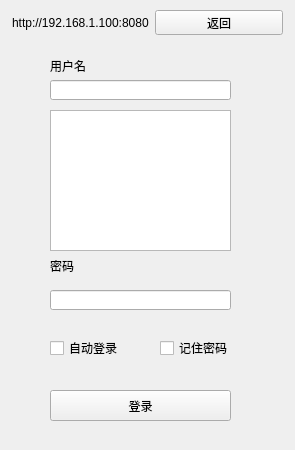
<?xml version="1.0" encoding="UTF-8"?>
<ui version="4.0">
 <class>Form</class>
 <widget class="QWidget" name="Form">
  <property name="geometry">
   <rect>
    <x>0</x>
    <y>0</y>
    <width>295</width>
    <height>450</height>
   </rect>
  </property>
  <property name="windowTitle">
   <string>Form</string>
  </property>
  <widget class="QLabel" name="label">
   <property name="geometry">
    <rect>
     <x>50</x>
     <y>60</y>
     <width>54</width>
     <height>12</height>
    </rect>
   </property>
   <property name="text">
    <string>用户名</string>
   </property>
  </widget>
  <widget class="QLineEdit" name="lineEdit">
   <property name="geometry">
    <rect>
     <x>50</x>
     <y>80</y>
     <width>181</width>
     <height>20</height>
    </rect>
   </property>
  </widget>
  <widget class="QListWidget" name="listWidget">
   <property name="geometry">
    <rect>
     <x>50</x>
     <y>110</y>
     <width>181</width>
     <height>141</height>
    </rect>
   </property>
  </widget>
  <widget class="QLabel" name="label_2">
   <property name="geometry">
    <rect>
     <x>50</x>
     <y>260</y>
     <width>54</width>
     <height>12</height>
    </rect>
   </property>
   <property name="text">
    <string>密码</string>
   </property>
  </widget>
  <widget class="QLineEdit" name="lineEdit_2">
   <property name="geometry">
    <rect>
     <x>50</x>
     <y>290</y>
     <width>181</width>
     <height>20</height>
    </rect>
   </property>
  </widget>
  <widget class="QPushButton" name="pushButton">
   <property name="geometry">
    <rect>
     <x>50</x>
     <y>390</y>
     <width>181</width>
     <height>31</height>
    </rect>
   </property>
   <property name="text">
    <string>登录</string>
   </property>
  </widget>
  <widget class="QCheckBox" name="checkBox">
   <property name="geometry">
    <rect>
     <x>50</x>
     <y>340</y>
     <width>71</width>
     <height>16</height>
    </rect>
   </property>
   <property name="text">
    <string>自动登录</string>
   </property>
   <property name="autoExclusive">
    <bool>false</bool>
   </property>
  </widget>
  <widget class="QCheckBox" name="checkBox_2">
   <property name="geometry">
    <rect>
     <x>160</x>
     <y>340</y>
     <width>71</width>
     <height>16</height>
    </rect>
   </property>
   <property name="text">
    <string>记住密码</string>
   </property>
   <property name="autoExclusive">
    <bool>false</bool>
   </property>
  </widget>
  <widget class="QWidget" name="">
   <property name="geometry">
    <rect>
     <x>12</x>
     <y>10</y>
     <width>271</width>
     <height>25</height>
    </rect>
   </property>
   <layout class="QHBoxLayout" name="horizontalLayout">
    <item>
     <widget class="QLabel" name="label_3">
      <property name="text">
       <string>http://192.168.1.100:8080</string>
      </property>
     </widget>
    </item>
    <item>
     <widget class="QPushButton" name="pushButton_2">
      <property name="text">
       <string>返回</string>
      </property>
     </widget>
    </item>
   </layout>
  </widget>
 </widget>
 <resources/>
 <connections>
  <connection>
   <sender>pushButton_2</sender>
   <signal>clicked()</signal>
   <receiver>Form</receiver>
   <slot>show_db_panel()</slot>
   <hints>
    <hint type="sourcelabel">
     <x>219</x>
     <y>19</y>
    </hint>
    <hint type="destinationlabel">
     <x>294</x>
     <y>59</y>
    </hint>
   </hints>
  </connection>
 </connections>
 <slots>
  <slot>show_db_panel()</slot>
 </slots>
</ui>
